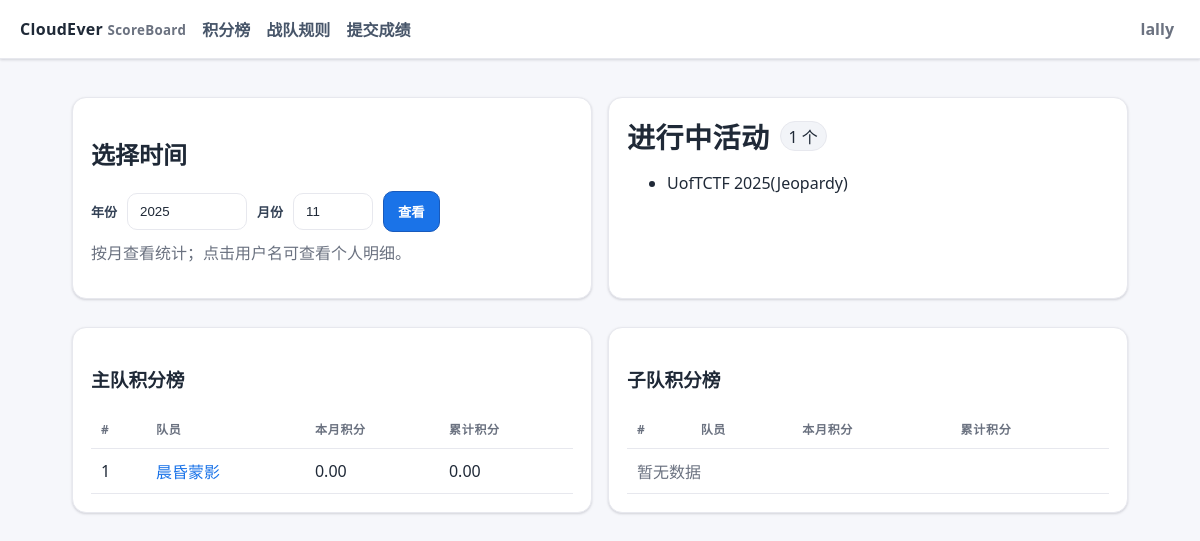
/ (signed in), run on the app's committed database.
### ceboard/models.py (models this page shows)
class User(Base):
    __tablename__ = "users"
    id = Column(Integer, primary_key=True)
    username = Column(String, unique=True, nullable=False)
    password_hash = Column(String, nullable=False)
    role = Column(String, default="member")  # 'admin' or 'member'
    team_type = Column(String, default="sub")  # 'main' or 'sub'
    is_active = Column(Boolean, default=True)
    avatar_filename = Column(String, nullable=True)
    submissions = relationship("Submission", back_populates="user")

class Event(Base):
    __tablename__ = "events"
    id = Column(Integer, primary_key=True)
    name = Column(String, nullable=False)
    start_time = Column(DateTime(timezone=True))
    end_time = Column(DateTime(timezone=True))
    weight = Column(Float, default=1.0)
    is_reproduction = Column(Boolean, default=False)
    is_active = Column(Boolean, default=True)
    challenges = relationship("Challenge", back_populates="event", cascade="all,delete")
    submissions = relationship("Submission", back_populates="event")

### ceboard/routers/public.py (the view)
@router.get("/", response_class=HTMLResponse)
def index(request: Request, year: Optional[int] = None, month: Optional[int] = None, db = Depends(get_db), current_user = Depends(get_current_user)):
    now = datetime.now(TZ)
    year = int(year or now.year)
    month = int(month or now.month)
    main_rows = leaderboard_month_and_total(db, year, month, team_type="main")
    sub_rows = leaderboard_month_and_total(db, year, month, team_type="sub")
    events = db.query(Event).filter(Event.is_active == True).all()
    return render_template(
        "leaderboard.html",
        title="积分榜",
        current_user=current_user,
        year=year,
        month=month,
        main_rows=main_rows,
        sub_rows=sub_rows,
        events=events,
    )

### templates/leaderboard.html
{% extends 'base.html' %}
{% block content %}
<div class="grid">
  <div class="card">
    <h2>选择时间</h2>
    <form class="row" method="get" action="/">
      <label>年份</label>
      <input style="max-width:120px" name="year" value="{{ year }}" />
      <label>月份</label>
      <input style="max-width:80px" name="month" value="{{ month }}" />
      <button class="btn" type="submit">查看</button>
    </form>
    <p class="muted" style="margin-top:8px">按月查看统计；点击用户名可查看个人明细。</p>
  </div>
  <div class="card">
    <div class="row"><div class="kpi">进行中活动</div><span class="pill">{{ events|length }} 个</span></div>
    <ul>
      {% for e in events %}
        <li>{{ e.name }}{% if e.is_reproduction %} · 复现{% endif %}{% if not e.is_active %} · 已停用{% endif %}</li>
      {% else %}
        <li class="muted">暂无活动</li>
      {% endfor %}
    </ul>
  </div>
  </div>
<div class="grid">
  <div class="card">
    <h3>主队积分榜</h3>
    <table>
      <thead><tr><th>#</th><th>队员</th><th>本月积分</th><th>累计积分</th></tr></thead>
      <tbody>
      {% for row in main_rows %}
        <tr>
          <td>{{ loop.index }}</td>
          <td><a href="/user/{{ row.user_id }}?year={{ year }}&month={{ month }}">{{ row.username }}</a></td>
          <td>{{ '%.2f' % row.month_points }}</td>
          <td>{{ '%.2f' % row.total_points }}</td>
        </tr>
      {% else %}
        <tr><td colspan="4" class="muted">暂无数据</td></tr>
      {% endfor %}
      </tbody>
    </table>
  </div>
  <div class="card">
    <h3>子队积分榜</h3>
    <table>
      <thead><tr><th>#</th><th>队员</th><th>本月积分</th><th>累计积分</th></tr></thead>
      <tbody>
      {% for row in sub_rows %}
        <tr>
          <td>{{ loop.index }}</td>
          <td><a href="/user/{{ row.user_id }}?year={{ year }}&month={{ month }}">{{ row.username }}</a></td>
          <td>{{ '%.2f' % row.month_points }}</td>
          <td>{{ '%.2f' % row.total_points }}</td>
        </tr>
      {% else %}
        <tr><td colspan="4" class="muted">暂无数据</td></tr>
      {% endfor %}
      </tbody>
    </table>
  </div>
</div>
{% endblock %}

### templates/base.html (shortened to what this page needs)
<!doctype html>
<html lang="zh-CN">
<head>
</head>
<body>
  <header>
    <div class="brand">CloudEver <small>ScoreBoard</small></div>
    <div class="nav">
  <a href="/">积分榜</a>
      <a href="/rules">战队规则</a>
      <a href="/submit">提交成绩</a>
    </div>
    <div style="margin-left:auto">
      {% if current_user %}
        <div class="user-menu" id="userMenu">
          <div class="user-trigger" id="userTrigger">
            <span class="muted" style="font-weight:600">{{ current_user.username }}</span>
          </div>
        </div>
      {% else %}
        <a class="btn secondary" href="/auth/login">登录</a>
        <a class="btn" style="margin-left:8px" href="/auth/register">注册</a>
      {% endif %}
    </div>
  </header>
  <div class="wrap">
    {% block content %}{% endblock %}
  </div>
</body>
</html>

### templates/base.html (style rules this page uses)
:root { --bg:#f6f7fb; --surface:#ffffff; --border:#e7e8ee; --text:#1f2937; --muted:#6b7280; --accent:#1a73e8; --accent-2:#185abc; --success:#16a34a; --warn:#e11d48; --shadow:0 1px 2px rgba(16,24,40,.06), 0 1px 3px rgba(16,24,40,.1); }
* { box-sizing:border-box }
html,body { height:100% }
body { font-family: ui-sans-serif, system-ui, -apple-system, Segoe UI, Roboto, 'Noto Sans SC', Arial; margin:0; color:var(--text); background:var(--bg); }
header { position:sticky; top:0; z-index:10; display:flex; align-items:center; gap:16px; padding:12px 20px; background:var(--surface); border-bottom:1px solid var(--border); box-shadow: var(--shadow); }
.brand { font-weight:800; letter-spacing:.3px }
.brand small { color:var(--muted); font-weight:600 }
.nav a { margin-right:12px; color:#475569; text-decoration:none; font-weight:600; padding:8px 0 }
.wrap { max-width:1100px; margin:0 auto; padding:24px 22px }
.card { position:relative; margin:14px 0; padding:18px 18px; background:var(--surface); border:1px solid var(--border); border-radius:14px; box-shadow: var(--shadow); }
.row { display:flex; gap:10px; align-items:center; flex-wrap:wrap }
.grid { display:grid; grid-template-columns: repeat(auto-fit, minmax(280px,1fr)); gap:16px }
.muted { color:var(--muted) }
.kpi { font-weight:800; font-size:28px; letter-spacing:.5px }
.pill { padding:2px 8px; border-radius:999px; border:1px solid var(--border); background:#f2f4f8 }
a { color:var(--accent); text-decoration:none }
.btn { display:inline-flex; align-items:center; justify-content:center; gap:8px; background:var(--accent); color:#fff; font-weight:700; border:1px solid var(--accent-2); padding:10px 14px; border-radius:10px; cursor:pointer }
input,select,textarea { width:100%; padding:10px 12px; border-radius:10px; border:1px solid var(--border); background:#fff; color:var(--text) }
label { font-weight:700; font-size:13px; color:#334155 }
table { width:100%; border-collapse:separate; border-spacing:0; background:#fff }
thead th { font-size:12px; text-transform:uppercase; letter-spacing:.06em; color:#6b7280 }
th,td { padding:10px 10px; border-bottom:1px solid var(--border); text-align:left }
.user-menu { position:relative }
.user-trigger { display:flex; align-items:center; gap:8px; padding:6px; border-radius:999px; cursor:pointer }

### data on the page
User: username "lally"
Event: name "UofTCTF 2025(Jeopardy)"
User: username "晨昏蒙影", month_points "0.00", total_points "0.00"

### other printed values
{{ events|length }} "1"
